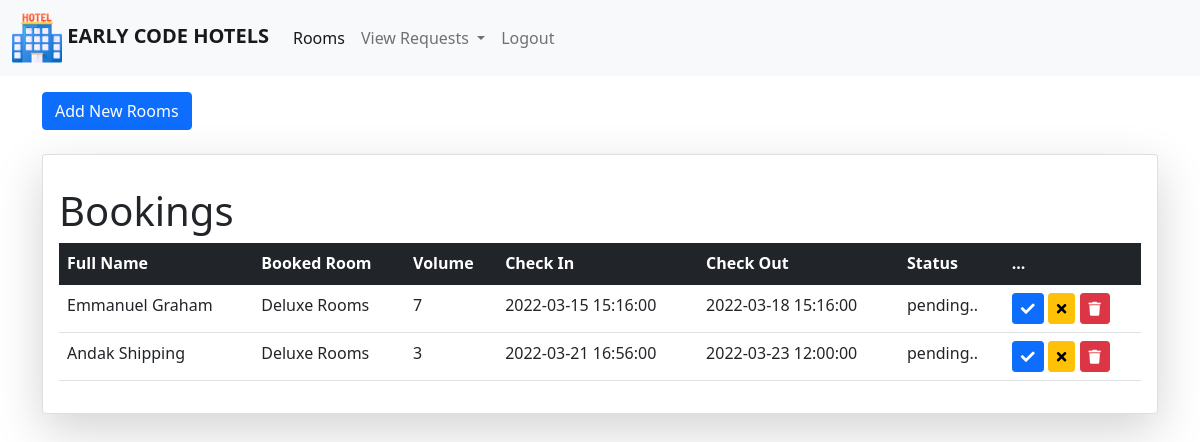
The page /tunnel/dashboard (signed in) on the database its author committed.
### tables this page shows
CREATE TABLE `bookings` (
  `id` int(11) NOT NULL,
  `roomid` varchar(11) NOT NULL,
  `userid` varchar(11) NOT NULL,
  `full_name` varchar(100) NOT NULL,
  `booked_room` varchar(100) NOT NULL,
  `no_of_rooms` varchar(10) NOT NULL,
  `check_out` datetime NOT NULL,
  `booking_status` varchar(100) NOT NULL,
  `date_booked` datetime NOT NULL
);

### tunnel/dashboard.php (the view, shortened to what this page needs)
<?php
    include '../assets/config/dbcon.php';
    include '../assets/includes/headers.php';
?>
<body>
<?php include '../assets/includes/dashboard-nav.php'; ?>
<section class="mt-3">
  <?php if($_SESSION['role'] != 'admin'){
      echo successMessage(); echo errorMessage();
    ?>
      <div class="container">
          <div class="card p-2 mx-auto shadow" style="max-width: 600px;">
              <form action="../assets/config/insert_control.php" method="post">
              <select name="roomType" class="form-select mb-3" required>
                <option disabled selected>Select a Room</option>
                <?php
                  $sql = "SELECT * FROM rooms";
                  $query = mysqli_query($connectDB,$sql);
                  while ($row = mysqli_fetch_assoc($query)) {
                ?>
                  <option value="<?php echo $row['id'] ?>"><?php echo $row['room_name']." ₦".number_format($row['price'],2,'.',','); ?></option>
                <?php } ?>
              </select>
                <input type="number" name="numRoom" placeholder="Number of Rooms" class="form-control mb-3" required>
                <label>Date and Time of Check In</label>
                <input type="datetime-local" name="bookDate" placeholder="" class="form-control mb-3" required>
                <label>Date and Time of Check Out</label>
                <input type="datetime-local" name="checkOut" placeholder="" class="form-control mb-3" required>
                <button type="submit" name="book" class="btn btn-primary">Book</button>
              </form>
          </div>
      </div>
    <?php }else {
      ?>
    <div class="container">
       <div class="d-flex justify-content-between">
          <button type="button" class="btn btn-primary" data-bs-toggle="modal" data-bs-target="#exampleModal">
            Add New Rooms
          </button>
       </div>
       <div class="card mx-auto p-3 mt-4 shadow-lg">
         <div class="table-responsive mt-3">
           <h1>Bookings</h1>
            <table class="table table-hover">
              <thead class="table-dark">
                <tr>
                  <th scope="col">Full Name</th>
                  <th scope="col">Booked Room</th>
                  <th scope="col">Volume</th>
                  <th scope="col">Check In</th>
                  <th scope="col">Check Out</th>
                  <th scope="col">Status</th>
                  <th scope="col">...</th>
                </tr>
              </thead>
              <tbody>
                <?php
                  $sql = "SELECT * FROM bookings WHERE booking_status = 'pending..' ORDER BY id DESC LIMIT 0,2";
                  $query = mysqli_query($connectDB,$sql);
                  while ($row = mysqli_fetch_assoc($query)) {
                ?>
                <tr>
                  <td><?php echo $row['full_name']; ?></td>
                  <td><?php echo $row['booked_room']; ?></td>
                  <td><?php echo $row['no_of_rooms']; ?></td>
                  <td><?php echo $row['date_booked']; ?></td>
                  <td><?php echo $row['check_out']; ?></td>
                  <td><?php echo $row['booking_status']; ?></td>
                  <td>
                    <a href="../assets/config/param?check_in=<?php echo $row['id'] ?>" class="btn btn-primary btn-sm">
                      <i class="fas fa-check"></i>
                    </a>
                    <a type="button" class="btn btn-warning btn-sm" data-bs-toggle="modal" data-bs-target="#canceled">
                      <i class="fas fa-times"></i>
                    </a>
                    <a type="button" class="btn btn-danger btn-sm" data-bs-toggle="modal" data-bs-target="#delete">
                      <i class="fas fa-trash"></i>
                    </a>
                  </td>
                </tr>
                <?php } ?>
              </tbody>
            </table>
         </div>
       </div>
    </div>
   <?php } ?>
</section>
</body>
</html>

### assets/includes/headers.php (shortened to what this page needs)
<!DOCTYPE html>
<html lang="en">
<head>
    <link rel="stylesheet" href="assets/css/bootstrap5.min.css">
    <link rel="stylesheet" href="assets/fontawsome/css/all.css">
    <link rel="stylesheet" href="../assets/css/bootstrap5.min.css">
    <link rel="stylesheet" href="../assets/fontawsome/css/all.css">
</head>

### assets/includes/dashboard-nav.php (shortened to what this page needs)
<nav class="navbar navbar-expand-lg navbar-light bg-light">
  <div class="container-fluid">
    <a class="navbar-brand text-uppercase fw-bold" href="dashboard">
        <img src="../assets/img/logo.png" alt="" height="50px"> Early Code Hotels
    </a>
    <div class="collapse navbar-collapse" id="navbarSupportedContent">
      <ul class="navbar-nav me-auto mb-2 mb-lg-0">
        <?php
            if ($_SESSION['role'] === 'admin') {
        ?>
        <li class="nav-item">
            <a class="nav-link active" aria-current="page" href="rooms">Rooms</a>
        </li>
        <li class="nav-item dropdown">
          <a class="nav-link dropdown-toggle" href="#" id="navbarDropdown" role="button" data-bs-toggle="dropdown" aria-expanded="false">
              View Requests
          </a>
        </li>
        <?php } ?>
        <li class="nav-item">
          <a href="../assets/config/logout.php" class="nav-link">Logout</a>
        </li>
      </ul>
    </div>
  </div>
</nav>

### tunnel/dashboard.php (style rules this page uses)
.modal a { background-color: transparent !important; border: none; }

### rows shown on the page
bookings: full_name "Emmanuel Graham", booked_room "Deluxe Rooms", no_of_rooms "7", date_booked "2022-03-15 15:16:00", check_out "2022-03-18 15:16:00", booking_status "pending.."
bookings: full_name "Andak Shipping", booked_room "Deluxe Rooms", no_of_rooms "3", date_booked "2022-03-21 16:56:00", check_out "2022-03-23 12:00:00", booking_status "pending.."
